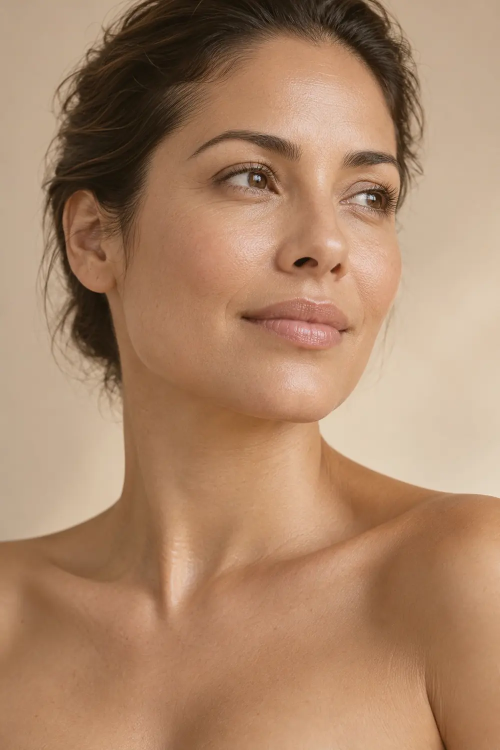
#> input picture img/ihfc-acne-cicatrizes.webp, 1000 x 1500 px, given in place of tatila_retrato_2026-10-29.jpg, which was not available (shown at 1/2 size)
$ python equipe_tatila.py ../img/ihfc-acne-cicatrizes.webp
#> lines starting #> are read from the running program, lines starting #| are printed output that depends on the picture
"""29/10/2026: Tátila Argolo (massoterapeuta) entra na equipe do site. Foto profissional e função enviadas pela clínica
(Jaiane, via ROBÔ WHATSAPP). Sem --publicar gera só equipe-tatila-previa.html (noindex) para o OK do Dr.;
com --publicar aplica no novo.html e roda o montar_v5 (home oficial)."""
import os, sys, shutil, subprocess
from PIL import Image
os.chdir(os.path.dirname(os.path.dirname(os.path.abspath(__file__))))
PUBLICAR = '--publicar' in sys.argv
FOTO = '../revista-essencia/fontes/equipe/tatila_retrato_2026-10-29.jpg'
IMG = 'img/ihfc-equipe-tatila-argolo.webp'
im = Image.open(FOTO).convert('RGB')  # 961x1440: recorte 4:5 com o rosto no terço de cima (card 140x175)
#> im is the input picture: PIL image 1000x1500 RGB; mean R, G, B 170.7, 133.8, 104.9
im.crop((225, 600, 705, 1200)).resize((720, 900), Image.LANCZOS).save(IMG, quality=88)
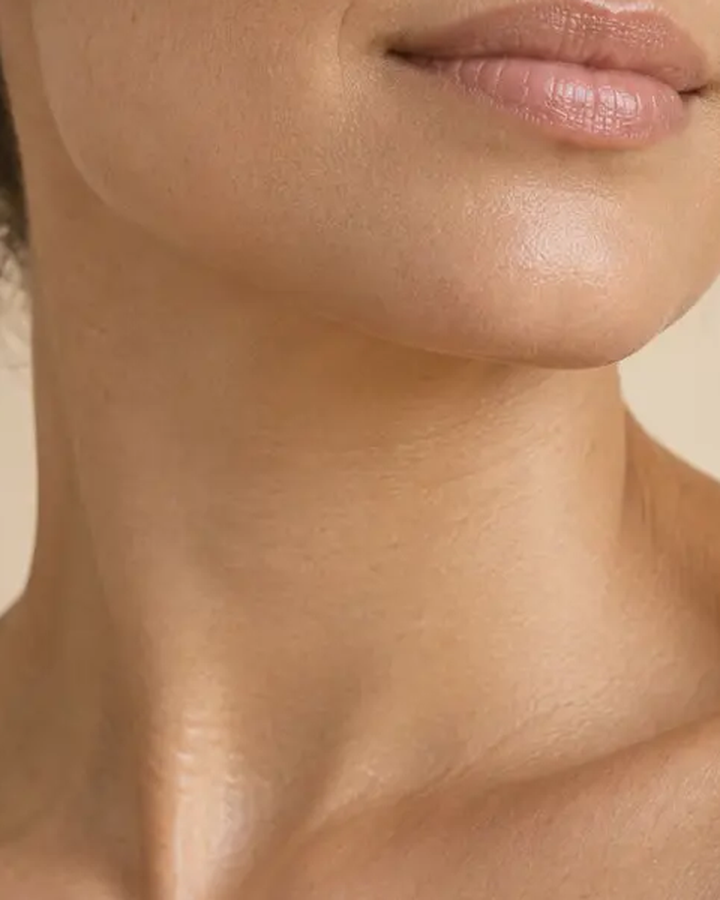
#> saved as ihfc-equipe-tatila-argolo.webp: PIL image 720x900 RGB; mean R, G, B 177.1, 130.6, 97.3
CARD = '      <div class="pessoa surge"><img src="img/ihfc-equipe-tatila-argolo.webp" alt="Tátila Argolo" loading="lazy"><h3>Tátila Argolo</h3><p>Massoterapeuta</p></div>\n'
ANCORA = '<h3>Natieli Batista</h3>'
TROCAS = [('<small>Gisele · Natieli · Neuza</small>', '<small>Gisele · Natieli · Tátila · Neuza</small>'),
          ('<div class="quem">Sabrina · Gisele · Natieli · Neuza</div>', '<div class="quem">Sabrina · Gisele · Natieli · Tátila · Neuza</div>')]

def aplicar(s):
    if 'Tátila Argolo' in s: return s
    i = s.index(ANCORA); fim = s.index('\n', i) + 1  # card entra logo depois do da Natieli
    s = s[:fim] + CARD + s[fim:]
    for a, b in TROCAS:
        assert a in s, 'trecho não achado: ' + a  # L-328
        s = s.replace(a, b)
    return s

if PUBLICAR:
    novo = aplicar(open('novo.html', encoding='utf-8').read())  # ler antes de abrir para escrita
    open('novo.html', 'w', encoding='utf-8').write(novo)
    subprocess.run([sys.executable, '_trabalho/montar_v5.py'], check=True)
    assert 'Tátila Argolo' in open('index.html', encoding='utf-8').read()
    print('publicado na home')
else:
    shutil.copy('novo.html', '_trabalho/novo.bak'); shutil.copy('index.html', '_trabalho/index.bak')
    try:
#> (the run stopped early here; a loop or call above may not have finished)

$ run again, on img/ihfc-avaliacao-rosto.webp
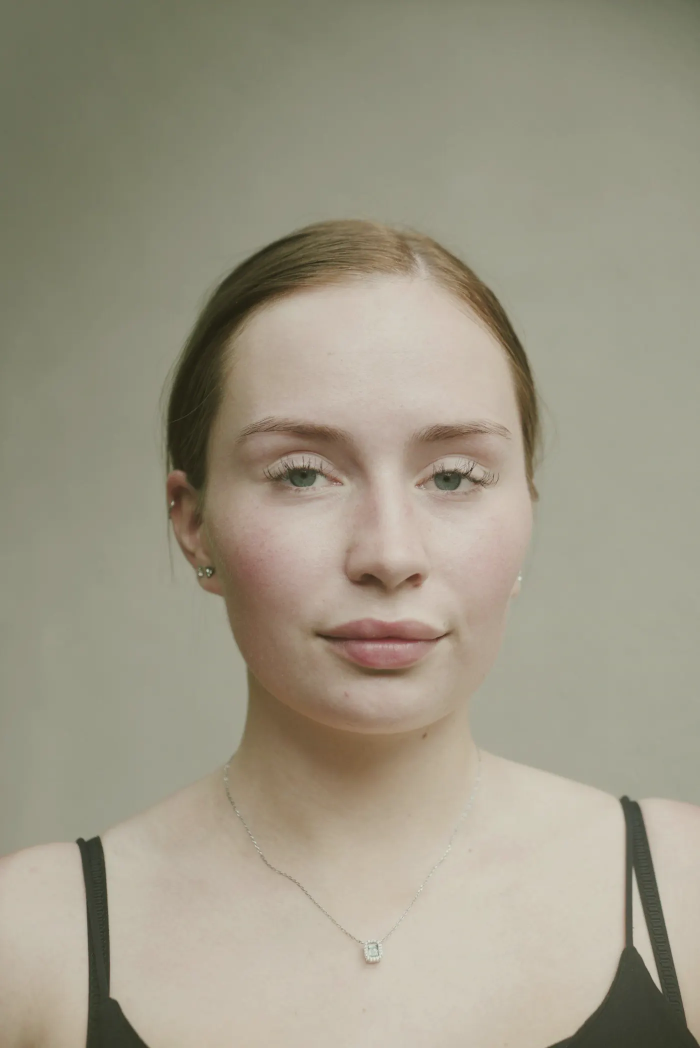
#> input picture img/ihfc-avaliacao-rosto.webp, 1400 x 2096 px, given in place of tatila_retrato_2026-10-29.jpg, which was not available (shown at 1/2 size)
#> im is the input picture: PIL image 1400x2096 RGB; mean R, G, B 157.8, 152.1, 134.1
#> `im.crop((225, 600, 705, 1200)).resize((720, 900), Image.LANCZOS).save(..`:
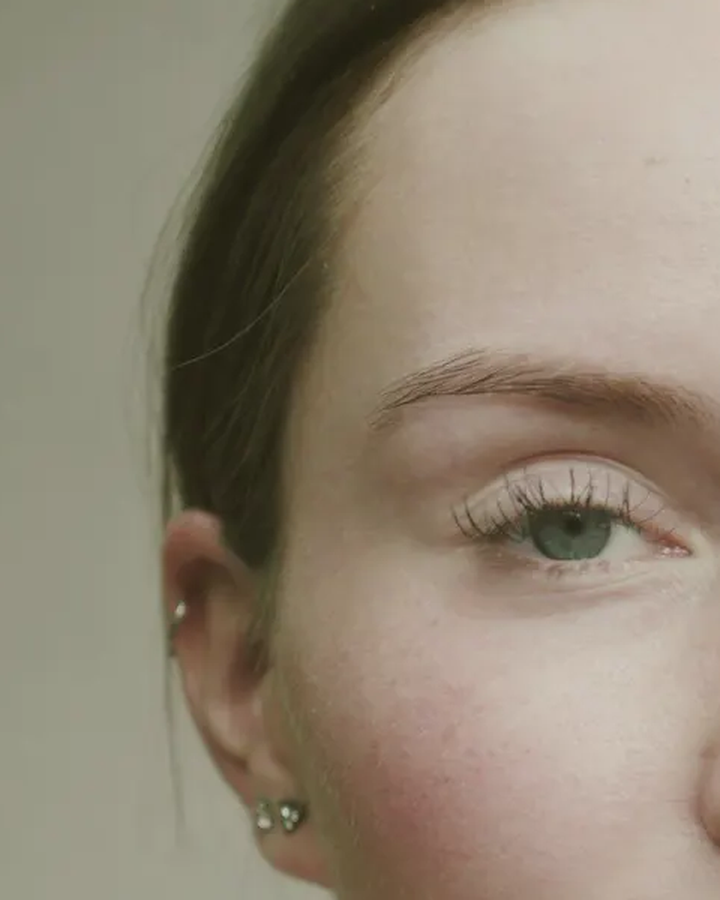
#> saved as ihfc-equipe-tatila-argolo.webp: PIL image 720x900 RGB; mean R, G, B 144, 132.6, 114.8
